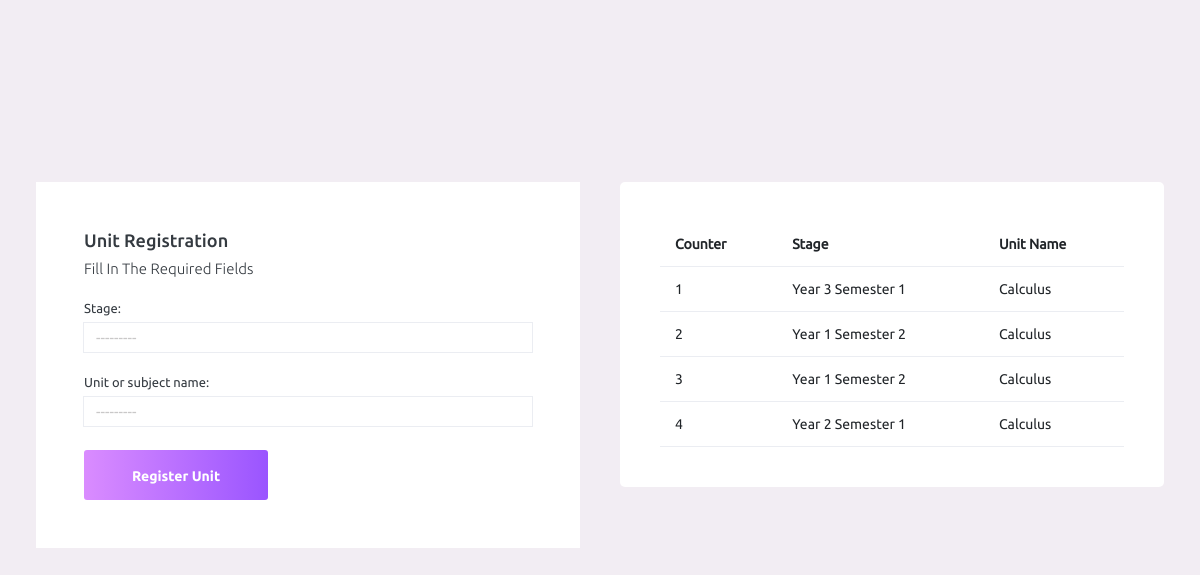
The app's page /school/unit_registration/ (signed in), older data.
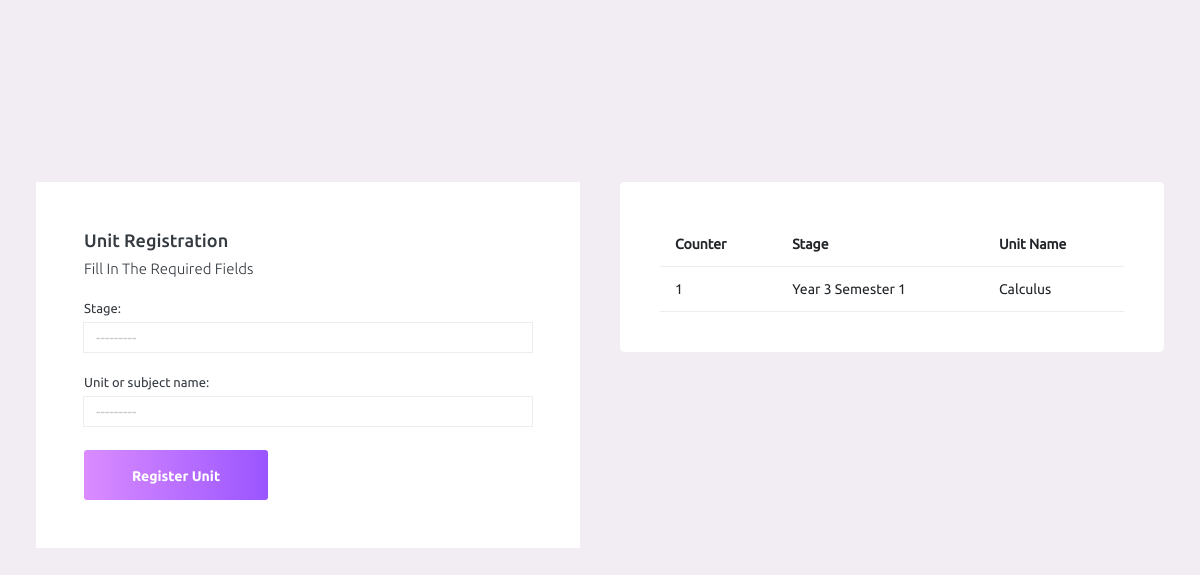
The same page, newer data.
### school/models.py (models this page shows)
class marks_yr1(models.Model):
    user = models.ForeignKey(User, max_length=255, on_delete=models.CASCADE, blank=True)
    full_name = models.CharField(max_length=255, blank=True, null=True)
    stage = models.ForeignKey(Stages, max_length=255, on_delete=models.CASCADE, blank=False)
    unit_or_subject_name = models.ForeignKey(Units, max_length=255, on_delete=models.CASCADE, blank=False)
    marks = models.CharField(max_length=255, blank=True, null=True)
    grade = models.CharField(max_length=255, blank=True, null=True)
    date_created = models.DateTimeField(
        null=True, blank=True, auto_now_add=True)
    date_updated = models.DateTimeField(null=True, blank=True, auto_now=True)

class Stages(models.Model):
    year = models.CharField(max_length=255, blank=True, null=True)
    def __str__(self):
        return self.year

class Units(models.Model):
    unit_name = models.CharField(max_length=255, blank=True, null=True)
    date_created = models.DateTimeField(
        null=True, blank=True, auto_now_add=True)
    date_updated = models.DateTimeField(null=True, blank=True, auto_now=True)
    def __str__(self):
        return self.unit_name

### school/my_views.py (the view, shortened to what this page needs)
# urls.py: path('unit_registration/', my_views.unit_registration, name='unit_registration'),
@login_required
def unit_registration(request):
    title = "Unit Registration"
    button="Register Unit"
    form = UnitRegistrationForm(request.POST or None)
    queryset2=marks_yr1.objects.filter(user=request.user)
    context = {
        "title": title,
        "form": form,
        "button": button,
        "queryset2": queryset2
    }
    return render(request, "units/unit_registration.html", context)

### school/forms.py
class UnitRegistrationForm(forms.ModelForm):
    class Meta:
        model = marks_yr1
        fields = ['stage', 'unit_or_subject_name']
        widgets = {'stage': forms.Select(
            attrs={'class': 'form-control', 'placeholder': 'Choose your year of study'}),
            'unit_or_subject_name': forms.Select(
            attrs={'class': 'form-control', 'placeholder': 'Select Unit or Subject to register'})}

### school/templates/units/unit_registration.html (shortened to what this page needs)
{% extends 'base.html' %}
{% load static %}
{% block content %}
<div class="content-wrapper d-flex align-items-center auth">
    <div class="row flex-grow">
      <div class="col-lg-6 mx-auto">
        <div class="auth-form-light text-left p-5">
          <h4>{{title}}</h4>
          <h6 class="font-weight-light">Fill In The Required Fields</h6>
          <form class="pt-3" method="post" action="">
              <fieldset>
                {% for fm in form %}
                    <div class="form-group">
                        {{fm.label_tag}}
                        {{fm}}
                    </div>
                {% endfor %}
                <div class="mt-3">
                  <button class="btn btn-block btn-gradient-primary btn-lg font-weight-medium auth-form-btn" type="submit">{{button}}</button>
                </div>
              </fieldset>
          </form>
        </div>
      </div>
      <div class="col-lg-6 mx-auto">
        <div class="card">
          <div class="card-body">
            <div class="table-responsive fixed-table-body">
                <table class="table table-stripe">
                  <tr>
                    <th>Counter</th>
                    <th>Stage</th>
                    <th>Unit Name</th>
                  </tr>
              {% for instance in queryset2 %}
                  <tr>
                    <td>{{forloop.counter}}</td>
                    <td>{{instance.stage}}</td>
                    <td>{{instance.unit_or_subject_name}}</td>
                  </tr>
              {% endfor %}
                </table>
            </div>
          </div>
        </div>
      </div>
    </div>
  </div>
{% endblock content %}

Row changes from the older to the newer data that the page shows:
removed marks_yr1: stage "Year 1 Semester 2", unit_or_subject_name "Calculus"
removed marks_yr1: stage "Year 1 Semester 2", unit_or_subject_name "Calculus"
removed marks_yr1: stage "Year 2 Semester 1", unit_or_subject_name "Calculus"
